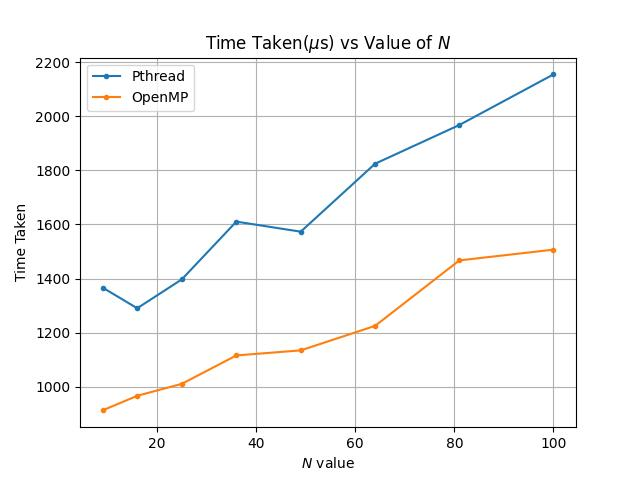

The Python source for this figure:
import matplotlib.pyplot as plt
import numpy as np
import sys

x=np.array([9,16,25,36,49,64,81,100])
y_pthread = np.loadtxt("bash_output_final_pthread.txt",delimiter=" ",dtype="double")
y_openmp = np.loadtxt("bash_output_final_openmp.txt",delimiter=" ",dtype="double")
plt.plot(x,y_pthread,marker=".",label="Pthread")
plt.plot(x,y_openmp,marker=".",label="OpenMP") 
plt.xlabel("$N$ value")
plt.ylabel("Time Taken")
plt.title("Time Taken($\u03BC$s) vs Value of $N$")
plt.legend() 
plt.grid()
plt.savefig(sys.argv[1])
